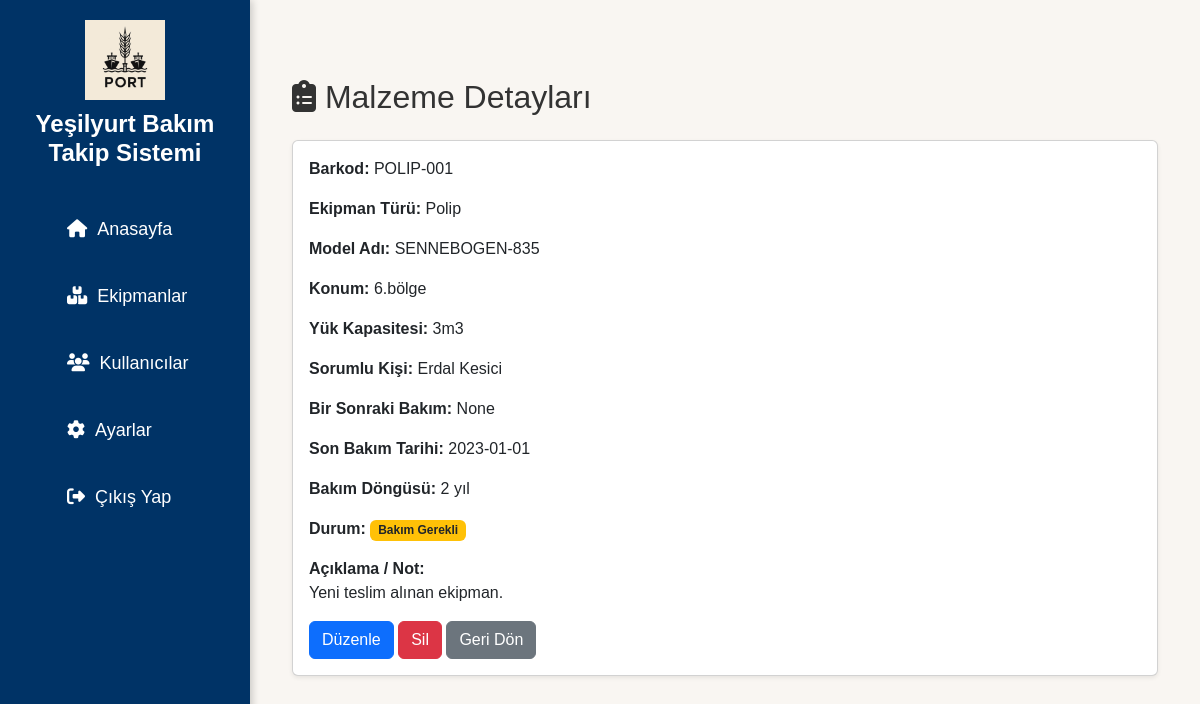
Page /detail/1 (signed in) on the earlier database version.
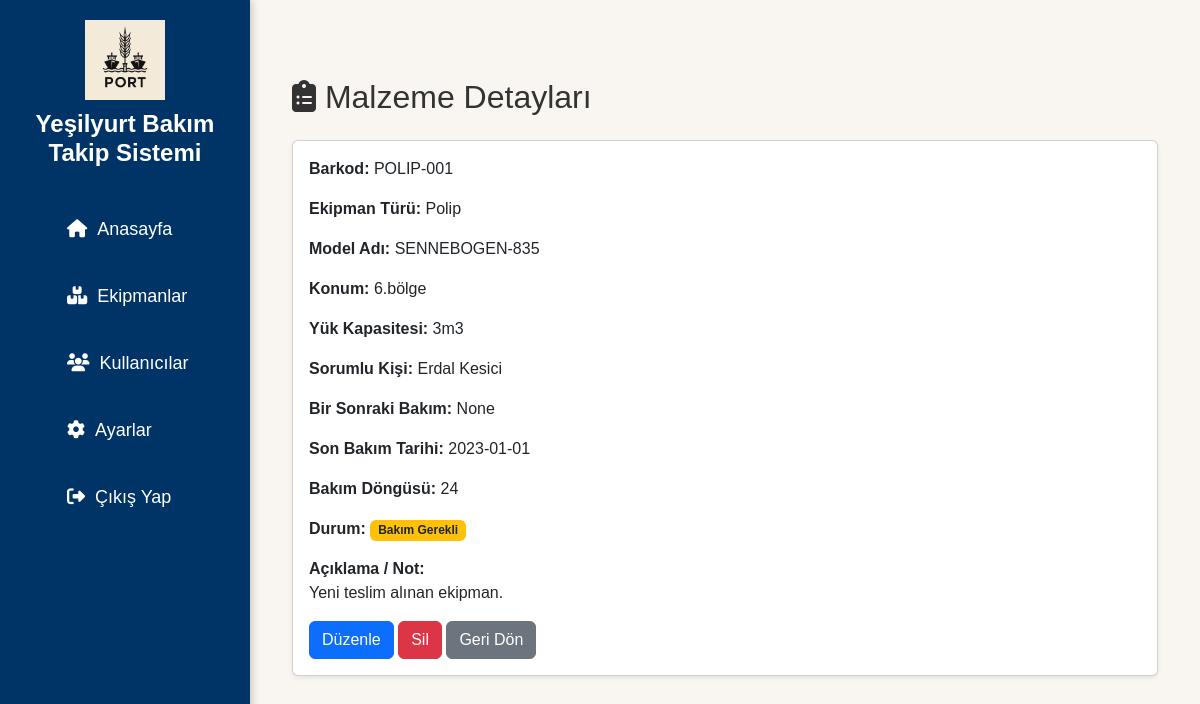
Same page on the later database version.
### app/models.py (models this page shows)
class Parca(db.Model):
    __tablename__ = 'parcalar'
    id = db.Column(db.Integer, primary_key=True)
    barcode = db.Column(db.String(100), unique=True, nullable=False)
    ekipman_turu = db.Column(db.String(100), nullable=False)
    model_adi = db.Column(db.String(100), nullable=False)
    konum = db.Column(db.String(100), nullable=False)
    durum = db.Column(db.String(50), nullable=False)
    bir_sonraki_bakim = db.Column(db.Date, nullable=True)
    son_bakim_tarihi = db.Column(db.Date, nullable=True)
    bakim_dongusu = db.Column(db.String(50), nullable=True)
    bakim_durum = db.Column(db.String(50), nullable=True)  # ✅ تمت إضافته
    notlar = db.Column(db.Text, nullable=True)              # ✅ تمت إضافته
    kisa_aciklama = db.Column(db.Text, nullable=True)
    yuk_kapasitesi = db.Column(db.String(50), nullable=True)
    sorumlu_kisi = db.Column(db.String(100), nullable=True)
    created_at = db.Column(db.DateTime, default=datetime.utcnow)
    bakim_kayitlari = db.relationship('BakimKaydi', backref='parca', lazy=True)

### app/routes.py (the view, shortened to what this page needs)
@main.route('/detail/<int:parca_id>', methods=['GET', 'POST'])
@login_required
def detail(parca_id):
    parca = Parca.query.get_or_404(parca_id)
    return render_template('detail.html', parca=parca)

### app/__init__.py (called while the page is built)
def create_app():
    app = Flask(__name__)
    app.config.from_object('config.Config')
    db.init_app(app)
    login_manager.init_app(app)
    migrate.init_app(app, db)  # ✅ جديد
    login_manager.login_view = 'auth.login'
    @login_manager.user_loader
    def load_user(user_id):
        return User.query.get(int(user_id))
    app.register_blueprint(main)
    app.register_blueprint(auth)
    app.register_blueprint(api)  # ✅ API
    return app

### app/templates/detail.html
{% extends 'layout.html' %}
{% block content %}
<div class="container mt-5">
  <h2 class="mb-4"><i class="fas fa-clipboard-list"></i> Malzeme Detayları</h2>
  <div class="card shadow-sm">
    <div class="card-body">
      <p><strong>Barkod:</strong> {{ parca.barcode }}</p>
      <p><strong>Ekipman Türü:</strong> {{ parca.ekipman_turu }}</p>
      <p><strong>Model Adı:</strong> {{ parca.model_adi }}</p>
      <p><strong>Konum:</strong> {{ parca.konum }}</p>
      <p><strong>Yük Kapasitesi:</strong> {{ parca.yuk_kapasitesi }}</p>
      <p><strong>Sorumlu Kişi:</strong> {{ parca.sorumlu_kisi }}</p>
      <p><strong>Bir Sonraki Bakım:</strong> {{ parca.bir_sonraki_bakim }}</p>
      <p><strong>Son Bakım Tarihi:</strong> {{ parca.son_bakim_tarihi }}</p>
      <p><strong>Bakım Döngüsü:</strong> {{ parca.bakim_dongusu }}</p>
      <p><strong>Durum:</strong>
        {% if parca.durum == 'Kullanıma hazır' %}
          <span class="badge bg-success text-white">{{ parca.durum }}</span>
        {% elif parca.durum == 'Bakım Gerekli' %}
          <span class="badge bg-warning text-dark">{{ parca.durum }}</span>
        {% else %}
          <span class="badge bg-danger text-white">{{ parca.durum }}</span>
        {% endif %}
      </p>
      <p><strong>Açıklama / Not:</strong><br>{{ parca.kisa_aciklama }}</p>
      <form method="POST" action="{{ url_for('main.delete_parca', parca_id=parca.id) }}" onsubmit="return confirm('Silmek istediğinize emin misiniz?')">
        <a href="{{ url_for('main.edit', parca_id=parca.id) }}" class="btn btn-primary">Düzenle</a>
        <button type="submit" class="btn btn-danger">Sil</button>
        <a href="{{ url_for('main.malzeme_listesi') }}" class="btn btn-secondary">Geri Dön</a>
      </form>
    </div>
  </div>
</div>
{% endblock %}

### app/templates/layout.html (shortened to what this page needs)
<!DOCTYPE html>
<html lang="tr">
<head>
    <link href="https://cdn.jsdelivr.net/npm/bootstrap@5.3.2/dist/css/bootstrap.min.css" rel="stylesheet">
    <link rel="stylesheet" href="https://cdnjs.cloudflare.com/ajax/libs/font-awesome/6.5.1/css/all.min.css">
    <link rel="stylesheet" href="{{ url_for('static', filename='css/style.css') }}">
</head>
<body>
    {% include 'sidebar.html' %}
    <div class="main-content">
        {% block content %}
        {% endblock %}
    </div>
</body>
</html>

### app/templates/sidebar.html
<div class="sidebar">
    <div class="sidebar-logo">
        <img src="{{ url_for('static', filename='images/logo.png') }}" alt="Logo">
        <h2>Yeşilyurt Bakım Takip Sistemi</h2>
    </div>
    <ul class="sidebar-menu">
        <li><a href="{{ url_for('main.dashboard') }}" class="{% if request.endpoint == 'main.dashboard' %}active{% endif %}">
            <i class="fas fa-home"></i> Anasayfa
        </a></li>
        <li><a href="{{ url_for('main.malzeme_listesi') }}" class="{% if request.endpoint == 'main.malzeme_listesi' %}active{% endif %}">
            <i class="fas fa-boxes"></i> Ekipmanlar
        </a></li>
        <li><a href="{{ url_for('main.users') }}" class="{% if request.endpoint == 'main.users' %}active{% endif %}">
            <i class="fas fa-users"></i> Kullanıcılar
        </a></li>
        <li><a href="{{ url_for('main.settings') }}" class="{% if request.endpoint == 'main.settings' %}active{% endif %}">
            <i class="fas fa-cog"></i> Ayarlar
        </a></li>
        <li><a href="{{ url_for('main.logout') }}">
            <i class="fas fa-sign-out-alt"></i> Çıkış Yap
        </a></li>
    </ul>
</div>

### app/static/css/style.css (style rules this page uses)
* { margin: 0; padding: 0; box-sizing: border-box; }
body { font-family: 'Poppins', sans-serif; background-color: #f3f6fa; color: #333; }
.sidebar { position: fixed; left: 0; top: 0; width: 250px; height: 100%; background-color: #003366; padding: 20px; display: flex; flex-direction: column; align-items: center; box-shadow: 2px 0 8px rgba(0, 0, 0, 0.2); }
.sidebar-logo { text-align: center; margin-bottom: 30px; }
.sidebar-logo img { width: 80px; height: 80px; object-fit: contain; margin-bottom: 10px; }
.sidebar-logo h2 { color: white; font-size: 24px; font-weight: 700; }
.sidebar-menu { list-style: none; width: 100%; }
.sidebar-menu li { width: 100%; margin-bottom: 20px; }
.sidebar-menu li a { text-decoration: none; color: white; font-size: 18px; padding: 10px 15px; display: flex; align-items: center; gap: 10px; border-radius: 8px; transition: background-color 0.3s ease; }
.main-content { margin-left: 250px; padding: 30px; }
body { background-color: #f9f6f2; }

Differences in the rows shown:
changed Parca "POLIP-001": bakim_dongusu "2 yıl" → "24"
